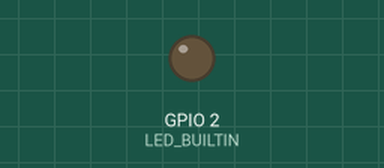
This sketch was run on a simulated ESP32. Shown: output pins drawn as LEDs (lit = HIGH).

Above: at 1.1 s.
At 9.5 s:
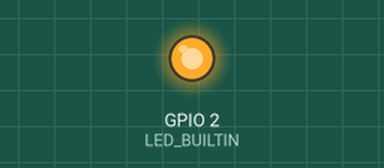
Timing chart, 0 to 11.7 s (numbered marks = the images above):
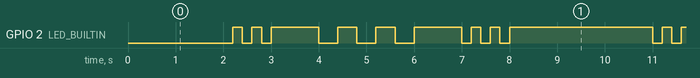

Measured:
- by itself, GPIO 2 (LED_BUILTIN): repeats every 9.0 s: LOW 0.20 s, HIGH 0.20 s, LOW 0.20 s, HIGH 1.0 s, 2 × (LOW 0.40 s, HIGH 0.40 s), LOW 0.40 s, HIGH 1.0 s, 2 × (LOW 0.20 s, HIGH 0.20 s), LOW 0.20 s, HIGH 3.0 s, LOW 0.20 s, HIGH 0.20 s
- by itself, everything shown: repeats every 9.0 s, in 18 steps

The sketch:

SOS.ino
```cpp
/*
  SOS:
  https://www.youtube.com/watch?v=k8m8R4x0Mgk
  https://www.museedelaguerre.ca/cwm/exhibitions/navy/pdf/5-b-7_messageenmorse-f.pdf
  3 points/ 3 traits/ 3 points  pause 1s
  la led interne doit clignoter:
  3x rapidement, 3x lentement, 3x rapidement

  Esp3286 LOW/HIGH

*/

// the setup function runs once when you press reset or power the board
void setup() {
  // initialize digital pin LED_BUILTIN as an output.

  pinMode(LED_BUILTIN, OUTPUT);
  //  digitalWrite(LED_BUILTIN, LOW); // ESP12 allume led
}

// the loop function runs over and over again forever
void loop() {
   delay(2000);

  // S
  digitalWrite(LED_BUILTIN, LOW);   // turn the LED on (LOW is the voltage level)
  delay(200);                       // wait for a second
  digitalWrite(LED_BUILTIN, HIGH);    // turn the LED off by making the voltage HIGH
  delay(200);                       // wait for a second
  digitalWrite(LED_BUILTIN, LOW);   // turn the LED on (LOW is the voltage level)
  delay(200);                       // wait for a second
  digitalWrite(LED_BUILTIN, HIGH);    // turn the LED off by making the voltage HIGH
  delay(200);                       // wait for a second
  digitalWrite(LED_BUILTIN, LOW);   // turn the LED on (LOW is the voltage level)
  delay(200);                       // wait for a second
  digitalWrite(LED_BUILTIN, HIGH);    // turn the LED off by making the voltage HIGH
  delay(200);                       // wait for a second

  delay(800); // pour 1s

  // O
  digitalWrite(LED_BUILTIN, LOW);   // turn the LED on (LOW is the voltage level)
  delay(400);                       // wait for a second
  digitalWrite(LED_BUILTIN, HIGH);    // turn the LED off by making the voltage HIGH
  delay(400);                       // wait for a second
  digitalWrite(LED_BUILTIN, LOW);   // turn the LED on (LOW is the voltage level)
  delay(400);                       // wait for a second
  digitalWrite(LED_BUILTIN, HIGH);    // turn the LED off by making the voltage HIGH
  delay(400);                       // wait for a second
  digitalWrite(LED_BUILTIN, LOW);   // turn the LED on (LOW is the voltage level)
  delay(400);                       // wait for a second
  digitalWrite(LED_BUILTIN, HIGH);    // turn the LED off by making the voltage HIGH
  delay(400);                       // wait for a second

  delay(600); // pour 1s
  // S
  digitalWrite(LED_BUILTIN, LOW);   // turn the LED on (LOW is the voltage level)
  delay(200);                       // wait for a second
  digitalWrite(LED_BUILTIN, HIGH);    // turn the LED off by making the voltage HIGH
  delay(200);                       // wait for a second
  digitalWrite(LED_BUILTIN, LOW);   // turn the LED on (LOW is the voltage level)
  delay(200);                       // wait for a second
  digitalWrite(LED_BUILTIN, HIGH);    // turn the LED off by making the voltage HIGH
  delay(200);                       // wait for a second
  digitalWrite(LED_BUILTIN, LOW);   // turn the LED on (LOW is the voltage level)
  delay(200);                       // wait for a second
  digitalWrite(LED_BUILTIN, HIGH);    // turn the LED off by making the voltage HIGH
  delay(200);                       // wait for a second

  delay(800); // pour 1s


}
```
